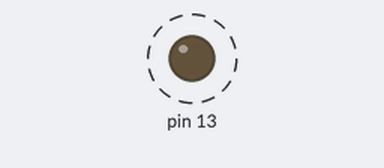
Recording of a sketch running on a simulated Arduino Uno, built with avr-gcc and run on an emulated ATmega328P. Shown: output pins drawn as LEDs (lit = HIGH). Dashed ring = blinking.

Above: at 0.2 s.
Timing chart, 0 to 3.0 s (numbered marks = the images above):
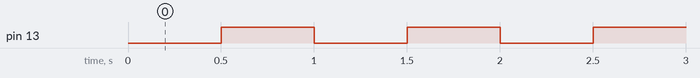

Measured:
- by itself, pin 13: alternates HIGH for 0.50 s and LOW for 0.50 s

The sketch:

2.1.ino
```cpp
#include <TimerOne.h>

void setup()
{
 pinMode(13, OUTPUT);
 Timer1.initialize(500000);
 Timer1.attachInterrupt(blinkLED);
}

int ledState = LOW;

void blinkLED(void)
{
  if (ledState == LOW)
  {
    ledState = HIGH;
  }
  else
  {
    ledState = LOW;
  }
  digitalWrite(13, ledState);
}

void loop()
{

}
```
